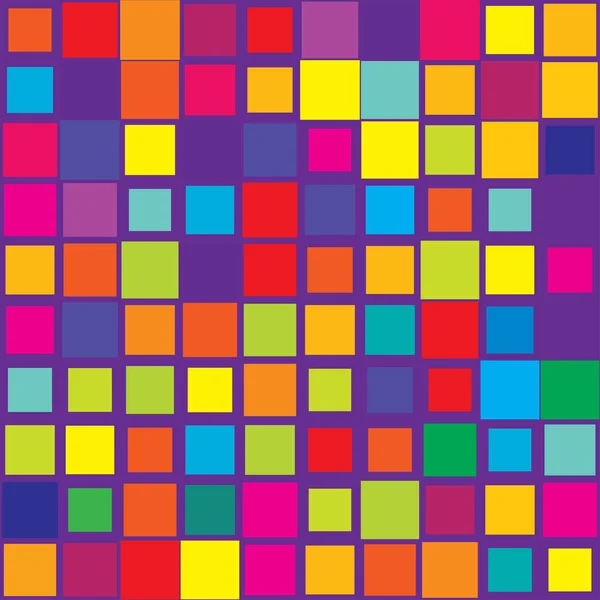
#> input picture Semana 1/cuadritos.jpg, 600 x 600 px
$ python practica2.py
#> lines starting #> are read from the running program, lines starting #| are printed output that depends on the picture; after the words box and inside, x2 and y2 are one past the last pixel; in counts of white or black regions, pixels touching at a corner belong together
import cv2 as cv;
import numpy as np;

#Libreria para cargar imagenes
myImage = cv.imread('cuadritos.jpg', 1)
#> myImage is the input picture: shape (600, 600, 3); mean B, G, R 102.8, 102, 156.7

#Para este programa de decteción de color rojo
#cambiamos el formato de la imagen a hsv
myImage_HSV = cv.cvtColor(myImage, cv.COLOR_BGR2HSV)
#> myImage_HSV: shape (600, 600, 3); mean H, S, V 99, 197.4, 194.2

#Definimos el rango de color rojo con np
lower_red1 = np.array([0, 150, 100])
upper_red1 = np.array([5, 255, 255])
lower_red2 = np.array([175, 150, 100])
upper_red2 = np.array([180, 255, 255])

#Creamos una mascara para el color rojo
mask1 = cv.inRange(myImage_HSV, lower_red1, upper_red1)
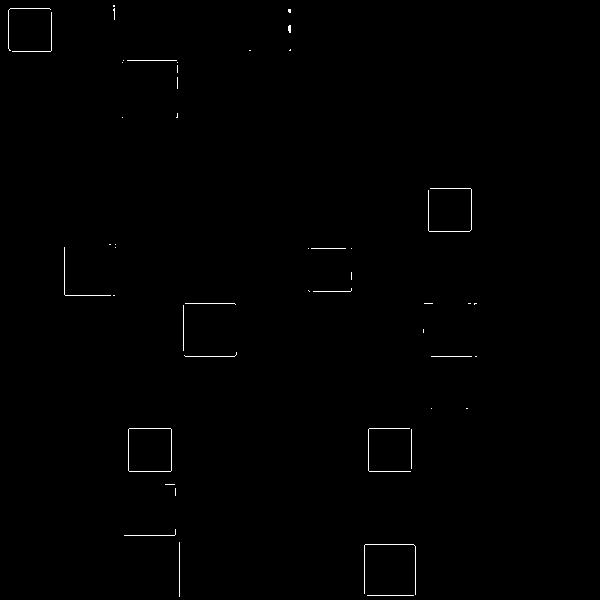
#> mask1: shape (600, 600); 0.42% white in thin lines or dots, all inside (x1, y1, x2, y2) = (8, 5, 477, 597)
mask2 = cv.inRange(myImage_HSV, lower_red2, upper_red2)
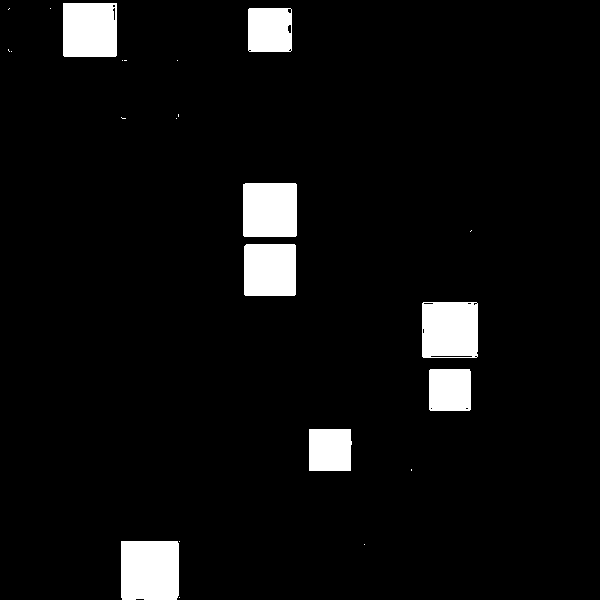
#> mask2: shape (600, 600); 5.7% white; 23 white regions (15 under 20 px), largest, box (x1, y1, x2, y2) and area: (121, 541, 179, 600) 3404, (422, 302, 478, 358) 3067, (243, 183, 297, 237) 2911

#Unimos las dos mascaras esto es para la interface
mask = cv.add(mask1, mask2)
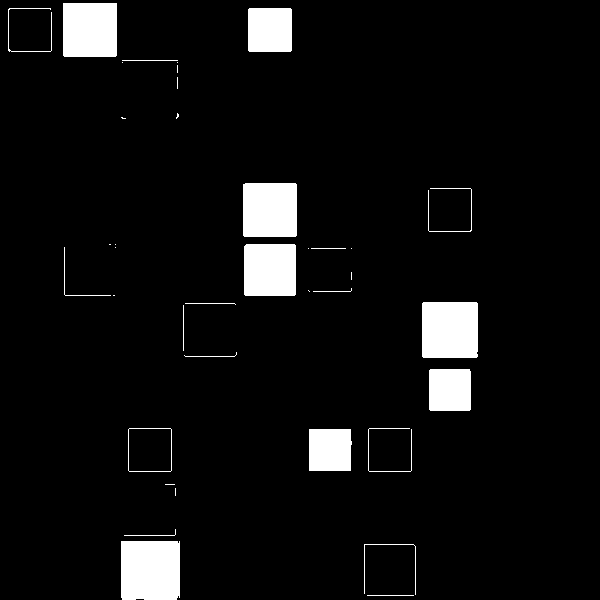
#> mask: shape (600, 600); 6.1% white; 38 white regions (16 under 20 px)

#Encontramos los contornos de la mascara
contours, _ = cv.findContours(mask, cv.RETR_TREE, cv.CHAIN_APPROX_SIMPLE)
#> contours = 39 contours, 29 with area under 20; largest, box (x1, y1, x2, y2) and area: (121, 541, 180, 600) 3343, (422, 302, 478, 358) 3021, (63, 3, 117, 57) 2808, (243, 183, 297, 237) 2806, (244, 244, 296, 296) 2598

#dibujamos los contornos en la imagen original
for contour in contours:
    cv.drawContours(myImage, contour, -1, (255, 0, 0), 1)
#> this loop made 39 passes
#> contour on passes 1, 5, 6, 13, 14, 16, 17, 19, 20, 21, 22, 23: [[367, 595], [413, 595]], [[175, 488], [175, 495]], [[165, 484], [174, 484]], [[183, 305], [183, 350]], [[185, 303], [234, 303], [235, 304], [234, 303]], [[113, 295], [114, 295]], [[308, 290], [309, 291]], [[351, 272], [351, 279]], [[351, 248]], [[311, 248], [345, 248]], [[308, 248]], [[115, 247]]
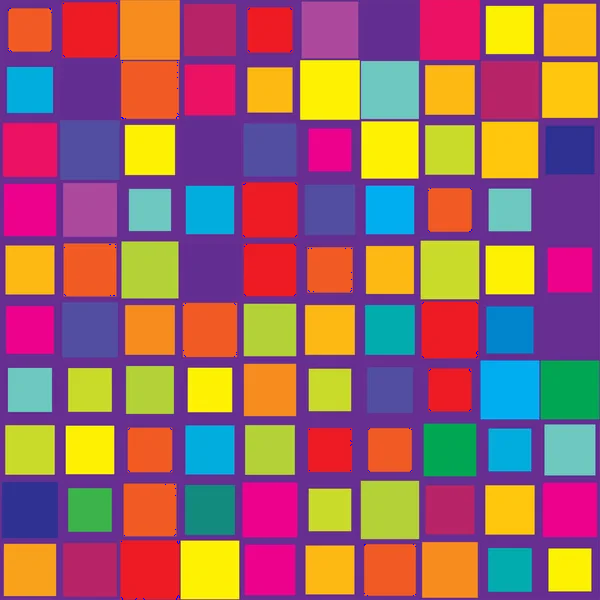
#> myImage: shape (600, 600, 3); 0.05% of pixels changed, all inside (x1, y1, x2, y2) = (8, 3, 478, 600)


#mostrar resultado
cv.imshow('CocaCola Imagen Original', myImage)
cv.imshow('Detector de Color Rojo', mask)

cv.waitKey(0)
cv.destroyAllWindows()

$ run again, with Semana 1/marisco.jpg copied over Semana 1/cuadritos.jpg
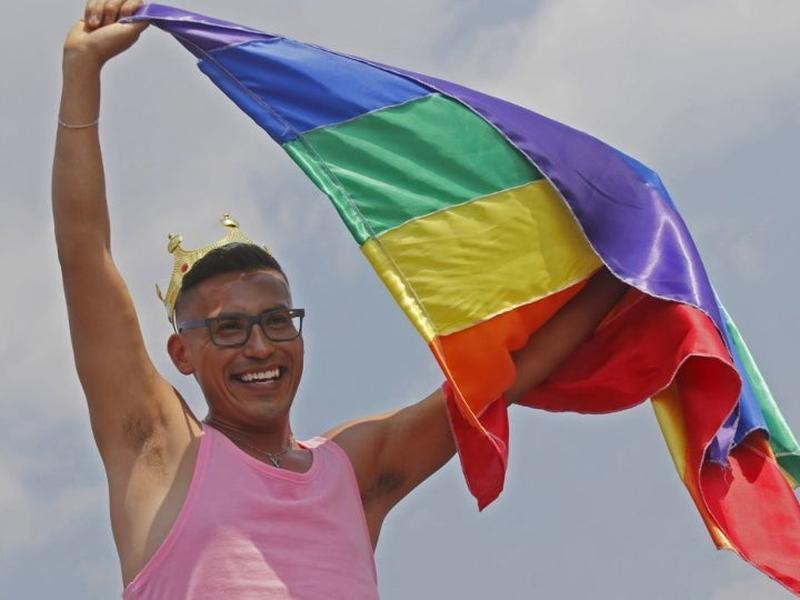
#> input picture Semana 1/marisco.jpg, 800 x 600 px
#> myImage is the input picture: shape (600, 800, 3); mean B, G, R 137.1, 134.5, 149.8
#> myImage_HSV: shape (600, 800, 3); mean H, S, V 89.8, 77.5, 166
#> `mask1 = cv.inRange(myImage_HSV, lower_red1, upper_red1)`:
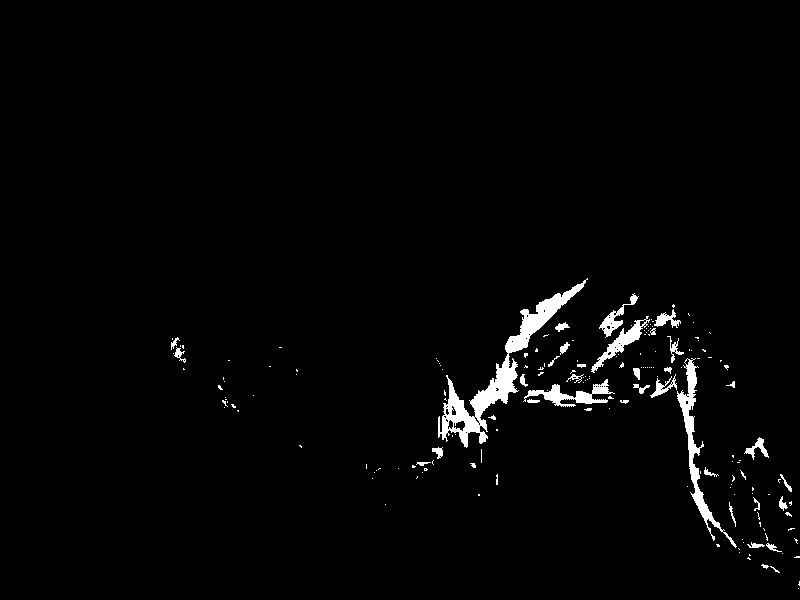
#> mask1: shape (600, 800); 2.1% white; 180 white regions (144 under 20 px), largest, box (x1, y1, x2, y2) and area: (438, 278, 588, 448) 3861, (677, 358, 737, 548) 1560, (523, 379, 615, 407) 847
#> mask2: shape (600, 800); 4% white; 50 white regions (35 under 20 px), largest, box (x1, y1, x2, y2) and area: (522, 303, 699, 412) 6948, (454, 399, 508, 508) 3115, (689, 357, 739, 468) 3048
#> mask: shape (600, 800); 6.1% white; 74 white regions (57 under 20 px)
#> contours = 119 contours, 103 with area under 20; largest, box (x1, y1, x2, y2) and area: (522, 303, 699, 412) 9303, (438, 278, 588, 508) 6981, (677, 355, 765, 560) 6413, (730, 437, 800, 558) 3322, (599, 293, 646, 342) 562
#> the loop `for contour in contours:` made 119 passes
#> contour on passes 1, 2, 5, 6, 7, 8, 9, 11: [[799, 577]], [[796, 576]], [[385, 504]], [[734, 494]], [[687, 486]], [[372, 478]], [[417, 476], [417, 477], [416, 478], [417, 477]], [[422, 472]]
#> after the loop `for contour in contours:`:
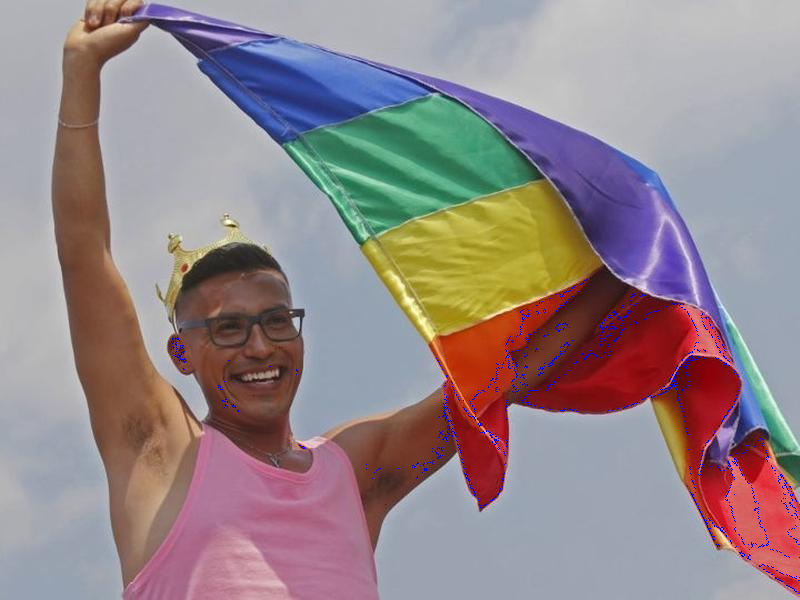
#> myImage: shape (600, 800, 3); 0.46% of pixels changed, all inside (x1, y1, x2, y2) = (171, 278, 800, 594)

$ run again, with Semana 1/negros.jpg copied over Semana 1/cuadritos.jpg
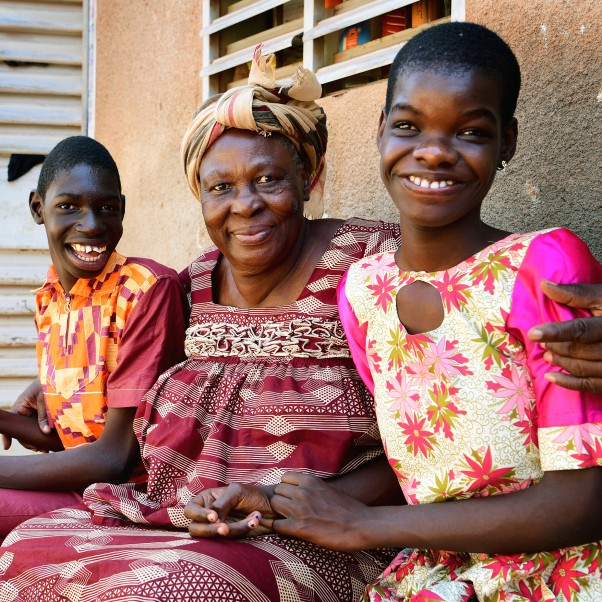
#> input picture Semana 1/negros.jpg, 602 x 602 px
#> myImage is the input picture: shape (602, 602, 3); mean B, G, R 107.8, 114.7, 158.3
#> myImage_HSV: shape (602, 602, 3); mean H, S, V 64.7, 108, 159.5
#> `mask1 = cv.inRange(myImage_HSV, lower_red1, upper_red1)`:
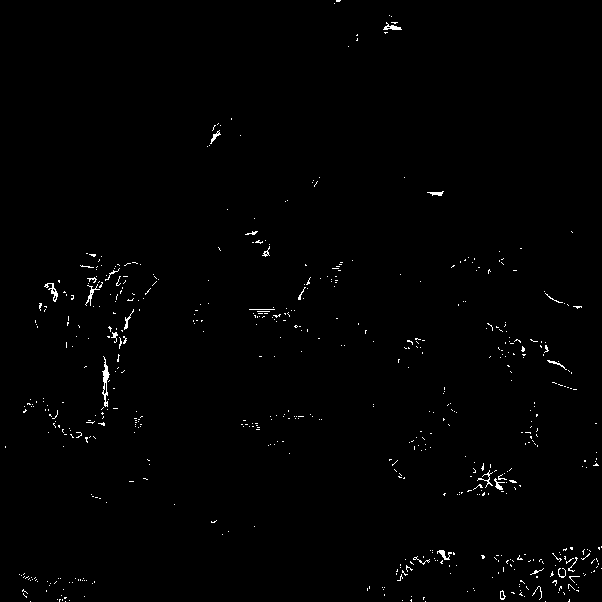
#> mask1: shape (602, 602); 0.8% white in thin lines or dots
#> mask2: shape (602, 602); 3.4% white; 879 white regions (793 under 20 px), largest, box (x1, y1, x2, y2) and area: (108, 280, 167, 386) 1842, (287, 431, 342, 466) 904, (4, 550, 103, 581) 891
#> mask: shape (602, 602); 4.2% white; 1006 white regions (896 under 20 px)
#> contours = 1124 contours, 1046 with area under 20; largest, box (x1, y1, x2, y2) and area: (108, 279, 167, 386) 2122, (287, 431, 342, 466) 816, (4, 550, 103, 581) 768, (550, 552, 580, 602) 586, (464, 450, 517, 492) 426
#> the loop `for contour in contours:` made 1124 passes
#> contour on passes 1 to 3: [[537, 601]], [[188, 601]], [[174, 601]]
#> after the loop `for contour in contours:`:
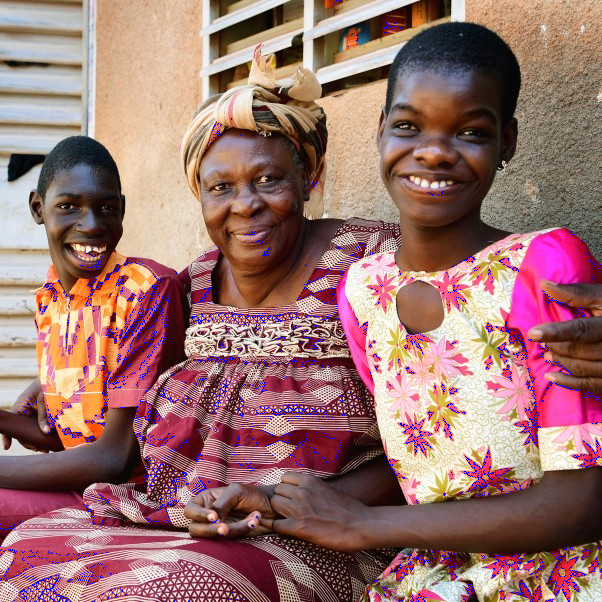
#> myImage: shape (602, 602, 3); 1.81% of pixels changed, all inside (x1, y1, x2, y2) = (0, 0, 602, 602)
